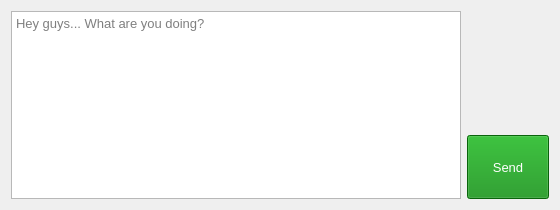
<?xml version="1.0" encoding="UTF-8"?>
<ui version="4.0">
 <class>IM_Group</class>
 <widget class="QWidget" name="IM_Group">
  <property name="geometry">
   <rect>
    <x>0</x>
    <y>0</y>
    <width>560</width>
    <height>210</height>
   </rect>
  </property>
  <property name="sizePolicy">
   <sizepolicy hsizetype="Fixed" vsizetype="Fixed">
    <horstretch>0</horstretch>
    <verstretch>0</verstretch>
   </sizepolicy>
  </property>
  <property name="minimumSize">
   <size>
    <width>560</width>
    <height>210</height>
   </size>
  </property>
  <property name="maximumSize">
   <size>
    <width>560</width>
    <height>210</height>
   </size>
  </property>
  <property name="windowTitle">
   <string>IM to Group: </string>
  </property>
  <layout class="QHBoxLayout" name="horizontalLayout">
   <item>
    <widget class="QTextEdit" name="message">
     <property name="font">
      <font>
       <pointsize>10</pointsize>
      </font>
     </property>
     <property name="placeholderText">
      <string>Hey guys... What are you doing?</string>
     </property>
    </widget>
   </item>
   <item>
    <layout class="QVBoxLayout" name="verticalLayout">
     <item>
      <widget class="QLabel" name="avatar">
       <property name="sizePolicy">
        <sizepolicy hsizetype="Fixed" vsizetype="Fixed">
         <horstretch>0</horstretch>
         <verstretch>0</verstretch>
        </sizepolicy>
       </property>
       <property name="minimumSize">
        <size>
         <width>82</width>
         <height>82</height>
        </size>
       </property>
       <property name="maximumSize">
        <size>
         <width>82</width>
         <height>82</height>
        </size>
       </property>
       <property name="text">
        <string> </string>
       </property>
       <property name="scaledContents">
        <bool>true</bool>
       </property>
      </widget>
     </item>
     <item>
      <spacer name="verticalSpacer">
       <property name="orientation">
        <enum>Qt::Vertical</enum>
       </property>
       <property name="sizeHint" stdset="0">
        <size>
         <width>20</width>
         <height>40</height>
        </size>
       </property>
      </spacer>
     </item>
     <item>
      <widget class="QPushButton" name="sendButton">
       <property name="sizePolicy">
        <sizepolicy hsizetype="Fixed" vsizetype="Fixed">
         <horstretch>0</horstretch>
         <verstretch>0</verstretch>
        </sizepolicy>
       </property>
       <property name="minimumSize">
        <size>
         <width>82</width>
         <height>64</height>
        </size>
       </property>
       <property name="maximumSize">
        <size>
         <width>120</width>
         <height>82</height>
        </size>
       </property>
       <property name="font">
        <font>
         <pointsize>10</pointsize>
        </font>
       </property>
       <property name="styleSheet">
        <string notr="true">background-color: rgb(12, 140, 16);
color: rgb(255, 255, 255);</string>
       </property>
       <property name="text">
        <string>Send</string>
       </property>
      </widget>
     </item>
    </layout>
   </item>
  </layout>
 </widget>
 <resources/>
 <connections/>
</ui>
